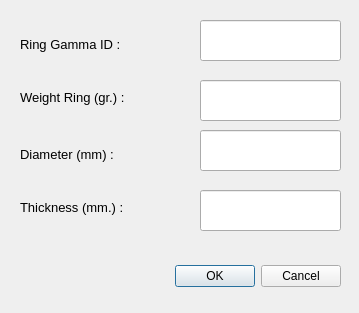
<?xml version="1.0" encoding="UTF-8"?>
<ui version="4.0">
 <class>addRingGamma</class>
 <widget class="QDialog" name="addRingGamma">
  <property name="geometry">
   <rect>
    <x>0</x>
    <y>0</y>
    <width>359</width>
    <height>313</height>
   </rect>
  </property>
  <property name="windowTitle">
   <string>Add Ring Gamma</string>
  </property>
  <widget class="QDialogButtonBox" name="buttonBox">
   <property name="geometry">
    <rect>
     <x>20</x>
     <y>260</y>
     <width>321</width>
     <height>32</height>
    </rect>
   </property>
   <property name="orientation">
    <enum>Qt::Horizontal</enum>
   </property>
   <property name="standardButtons">
    <set>QDialogButtonBox::Cancel|QDialogButtonBox::Ok</set>
   </property>
  </widget>
  <widget class="QLineEdit" name="lineEditRingId">
   <property name="geometry">
    <rect>
     <x>200</x>
     <y>20</y>
     <width>141</width>
     <height>41</height>
    </rect>
   </property>
  </widget>
  <widget class="QLineEdit" name="lineEditWeightRing">
   <property name="geometry">
    <rect>
     <x>200</x>
     <y>80</y>
     <width>141</width>
     <height>41</height>
    </rect>
   </property>
  </widget>
  <widget class="QLineEdit" name="lineEditDiameterRing">
   <property name="geometry">
    <rect>
     <x>200</x>
     <y>130</y>
     <width>141</width>
     <height>41</height>
    </rect>
   </property>
  </widget>
  <widget class="QLineEdit" name="lineEditThickRing">
   <property name="geometry">
    <rect>
     <x>200</x>
     <y>190</y>
     <width>141</width>
     <height>41</height>
    </rect>
   </property>
  </widget>
  <widget class="QWidget" name="layoutWidget">
   <property name="geometry">
    <rect>
     <x>20</x>
     <y>130</y>
     <width>181</width>
     <height>101</height>
    </rect>
   </property>
   <layout class="QVBoxLayout" name="verticalLayout_2">
    <item>
     <widget class="QLabel" name="label_3">
      <property name="font">
       <font>
        <pointsize>10</pointsize>
       </font>
      </property>
      <property name="text">
       <string>Diameter (mm) :</string>
      </property>
     </widget>
    </item>
    <item>
     <widget class="QLabel" name="label_4">
      <property name="font">
       <font>
        <pointsize>10</pointsize>
       </font>
      </property>
      <property name="text">
       <string>Thickness (mm.) :</string>
      </property>
     </widget>
    </item>
   </layout>
  </widget>
  <widget class="QWidget" name="">
   <property name="geometry">
    <rect>
     <x>20</x>
     <y>20</y>
     <width>181</width>
     <height>101</height>
    </rect>
   </property>
   <layout class="QVBoxLayout" name="verticalLayout">
    <item>
     <widget class="QLabel" name="label">
      <property name="font">
       <font>
        <pointsize>10</pointsize>
       </font>
      </property>
      <property name="text">
       <string>Ring Gamma ID :</string>
      </property>
     </widget>
    </item>
    <item>
     <widget class="QLabel" name="label_2">
      <property name="font">
       <font>
        <pointsize>10</pointsize>
       </font>
      </property>
      <property name="text">
       <string>Weight Ring (gr.) :</string>
      </property>
     </widget>
    </item>
   </layout>
  </widget>
 </widget>
 <resources/>
 <connections>
  <connection>
   <sender>buttonBox</sender>
   <signal>accepted()</signal>
   <receiver>addRingGamma</receiver>
   <slot>accept()</slot>
   <hints>
    <hint type="sourcelabel">
     <x>248</x>
     <y>254</y>
    </hint>
    <hint type="destinationlabel">
     <x>157</x>
     <y>274</y>
    </hint>
   </hints>
  </connection>
  <connection>
   <sender>buttonBox</sender>
   <signal>rejected()</signal>
   <receiver>addRingGamma</receiver>
   <slot>reject()</slot>
   <hints>
    <hint type="sourcelabel">
     <x>316</x>
     <y>260</y>
    </hint>
    <hint type="destinationlabel">
     <x>286</x>
     <y>274</y>
    </hint>
   </hints>
  </connection>
 </connections>
</ui>
